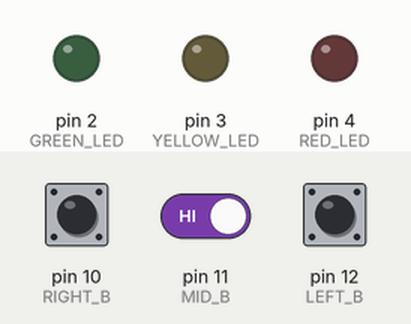
A sketch run on a simulated Arduino Uno, built with avr-gcc and run on an emulated ATmega328P. On the bench: output pins drawn as LEDs (lit = HIGH). Dashed ring = blinking. The test bench sets the inputs (shaded band); at power-on: pin 10 (RIGHT_B) HIGH, pin 12 (LEFT_B) LOW, pin 11 (MID_B) HIGH.

Above: at 1.2 s.
1.3 s: pin 10 (RIGHT_B) pulled LOW for 1 s
At 1.45 s:
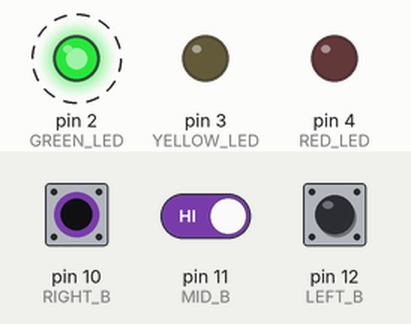
3.8 s: pin 12 (LEFT_B) pulled HIGH for 3.2 s
At 7.0 s:
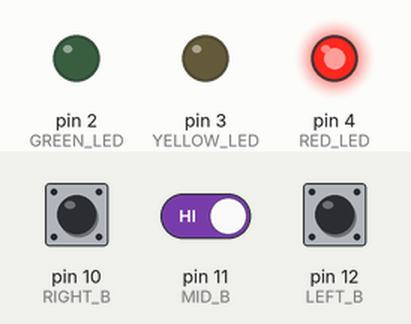
8.5 s: pin 11 (MID_B) driven LOW
At 10.6 s:
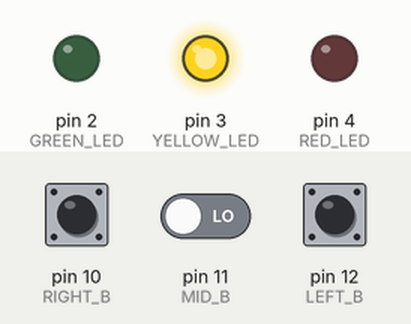
11.3 s: pin 10 (RIGHT_B) pulled LOW for 0.15 s
At 12.5 s:
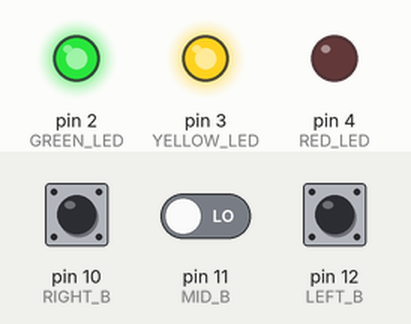
14.3 s: pin 12 (LEFT_B) pulled HIGH for 1 s
At 14.95 s:
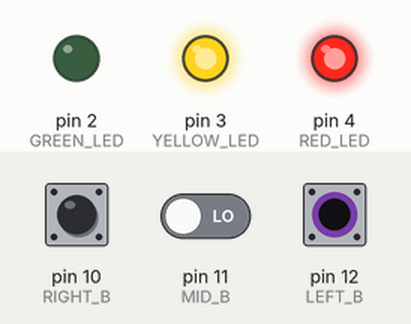
16.8 s: pin 12 (LEFT_B) pulled HIGH for 0.15 s
At 18.4 s:
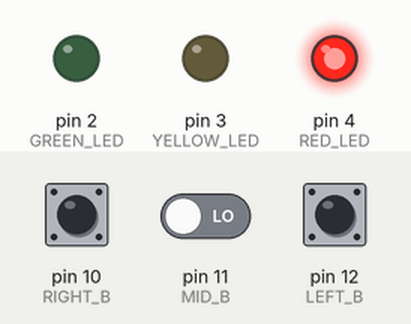
Timing chart, 0 to 20.9 s (numbered marks = the images above; inputs shaded):
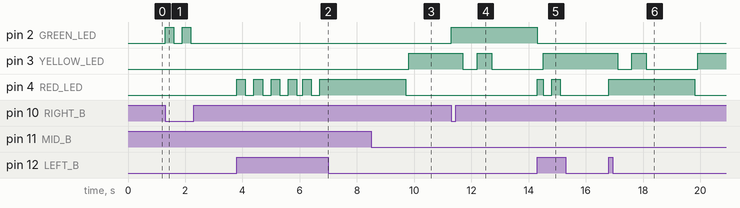

Measured:
- after the input at 1.3 s, pin 2 (GREEN_LED): alternates HIGH for 0.30 s and LOW for 0.30 s, 4 changes in all, then stays LOW, starting at once
- after the input at 3.8 s, pin 4 (RED_LED): goes 3 × (HIGH 0.30 s, LOW 0.30 s), HIGH 0.30 s, LOW 0.20 s, HIGH 0.30 s, LOW 0.30 s, then HIGH, starting at once
- after the input at 8.5 s, pin 3 (YELLOW_LED): LOW → HIGH after 1.3 s
- after the input at 11.3 s, pin 2 (GREEN_LED): LOW → HIGH at once; pin 3 (YELLOW_LED): HIGH → LOW after 0.41 s, → HIGH 0.50 s later, → LOW 0.50 s later
- after the input at 14.3 s, pin 4 (RED_LED): LOW → HIGH at once, → LOW 0.20 s later, → HIGH 0.30 s later, → LOW 0.30 s later
- after the input at 16.8 s, pin 3 (YELLOW_LED): HIGH → LOW after 0.31 s, → HIGH 0.50 s later, → LOW 0.50 s later, → HIGH 1.8 s later; pin 4 (RED_LED): LOW → HIGH at once, → LOW 3.0 s later

The sketch:

Assignment2.ino
```cpp
#define LEFT_B 12
#define MID_B 11
#define RIGHT_B 10
#define RED_LED 4
#define YELLOW_LED 3
#define GREEN_LED 2

long last_LB_push = 0;
long last_MB_push = 0;
long last_RB_push = 0;
long time_delay = 200;

int red_work = false;
int yellow_work = false;
int green_work = false;

void setup()
{
  Serial.begin(9600);
  pinMode(LEFT_B, INPUT);
  pinMode(MID_B, INPUT);
  pinMode(RIGHT_B, INPUT_PULLUP);
  pinMode(RED_LED, OUTPUT);
  pinMode(YELLOW_LED, OUTPUT);
  pinMode(GREEN_LED, OUTPUT);
}

void loop()
{
  int LB_state = digitalRead(LEFT_B);
  int MB_state = digitalRead(MID_B);
  int RB_state = digitalRead(RIGHT_B);

  // check if left button is pressed -> PULL DOWN
  if (LB_state == HIGH)
  {
    // delay prevents switching on and off constantly
    if (millis() - last_LB_push > time_delay)
    {
      red_work = !red_work;
      last_LB_push = millis();
    }
  }

  // check if right button is pressed -> PULL UP internal resistor
  // works if left button is not pressed
  if (RB_state == LOW && red_work == false)
  {
    // delay prevents switching on and off constantly
    if (millis() - last_RB_push > time_delay)
    {
      green_work = !green_work;
      last_RB_push = millis();
    }
  }

  // check if middle button is pressed -> PULL UP
  // works if left and right button is not pressed
  if (MB_state == LOW && red_work == false && green_work == false)
  {
    if (millis() - last_MB_push > time_delay)
    {
      yellow_work = true;
      last_MB_push = millis();
    }
  }

  // if left button is pressed
  if (red_work == true && millis() - last_LB_push <= 3000)
  {
    digitalWrite(RED_LED, HIGH);
  }
  else
  {
    red_work = false;
    digitalWrite(RED_LED, LOW);
  }

  // if right button is pressed
  if (green_work == true && millis() - last_RB_push <= 3000)
  {
    digitalWrite(GREEN_LED, HIGH);
  }
  else
  {
    green_work = false;
    digitalWrite(GREEN_LED, LOW);
  }

  // if middle button is pressed
  if (yellow_work == true && millis() - last_MB_push <= 2000)
  {
    if (((millis() - last_MB_push) / 500) % 2 == 0)
    {
      digitalWrite(YELLOW_LED, HIGH);
    }
    else
    {
      digitalWrite(YELLOW_LED, LOW);
    }
  }
  else
  {
    yellow_work = false;
    digitalWrite(YELLOW_LED, LOW);
  }

  delay(100);
}
```
